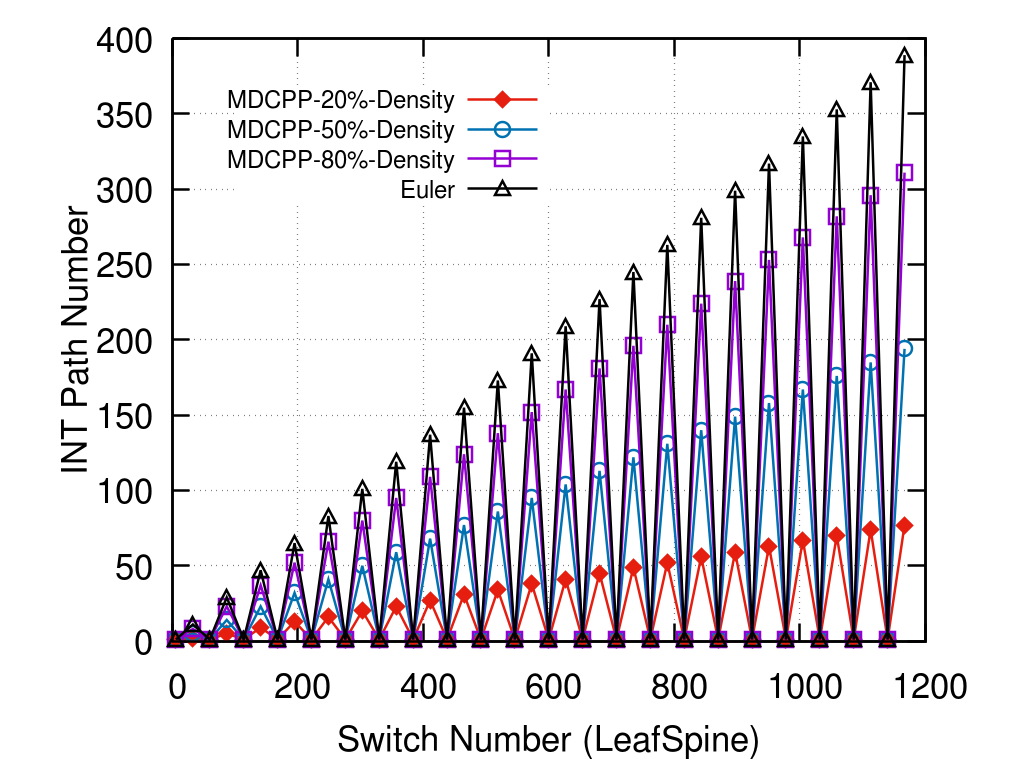

Write gnuplot code to recreate this figure.
reset
set key center at 350, 330

set size ratio 0.8


set grid

set xlabel "Switch Number (LeafSpine)" offset 0,0.3
set ylabel "INT Path Number" offset 2.0,0

set key font ",18"
set yrange [0:400]
set xrange [0:1200]
set xtics 0,200,1200
plot 'data9_0.txt' using 1:2 title"MDCPP-20%-Density" with linespoints ls 7 pt 13 pointsize 2.5,\
'data9_1.txt' using 1:2 title"MDCPP-50%-Density" with linespoints ls 6 pt 6 pointsize 2.5,\
'data9_2.txt' using 1:2 title"MDCPP-80%-Density" with linespoints ls 8 lc 1 pt 4 pointsize 2.5,\
'data9_0.txt' using 1:4 title"Euler" with linespoints ls 8 pointsize 2.5


set terminal pngcairo size 1024,768 color solid linewidth 2.5 font "Helvetica,26"
set output "figure9_0.png"

replot

set output
